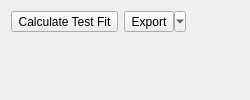
<?xml version="1.0" encoding="UTF-8"?>
<ui version="4.0">
 <author>Anton Rau</author>
 <class>CaloTestFitWidget</class>
 <widget class="QWidget" name="CaloTestFitWidget">
  <property name="windowTitle">
   <string>Form</string>
  </property>
  <layout class="QVBoxLayout" name="verticalLayout">
   <item>
    <layout class="QHBoxLayout" name="horizontalLayout">
     <item>
      <widget class="QToolButton" name="toolButtonFit">
       <property name="text">
        <string>Calculate Test Fit</string>
       </property>
      </widget>
     </item>
     <item>
      <widget class="QToolButton" name="toolButtonExport">
       <property name="text">
        <string>Export</string>
       </property>
       <property name="popupMode">
        <enum>QToolButton::ToolButtonPopupMode::MenuButtonPopup</enum>
       </property>
      </widget>
     </item>
     <item>
      <spacer name="horizontalSpacer">
       <property name="orientation">
        <enum>Qt::Orientation::Horizontal</enum>
       </property>
       <property name="sizeHint" stdset="0">
        <size>
         <width>40</width>
         <height>20</height>
        </size>
       </property>
      </spacer>
     </item>
     <item>
      <widget class="QLabel" name="labelT90"/>
     </item>
    </layout>
   </item>
   <item>
    <widget class="MplCanvas" name="canvas" native="true">
     <property name="sizePolicy">
      <sizepolicy hsizetype="Expanding" vsizetype="Expanding">
       <horstretch>0</horstretch>
       <verstretch>0</verstretch>
      </sizepolicy>
     </property>
    </widget>
   </item>
  </layout>
 </widget>
 <customwidgets>
  <customwidget>
   <class>MplCanvas</class>
   <extends>QWidget</extends>
   <header>tse_analytics.views.misc.MplCanvas</header>
   <container>1</container>
  </customwidget>
 </customwidgets>
 <resources/>
 <connections/>
</ui>
